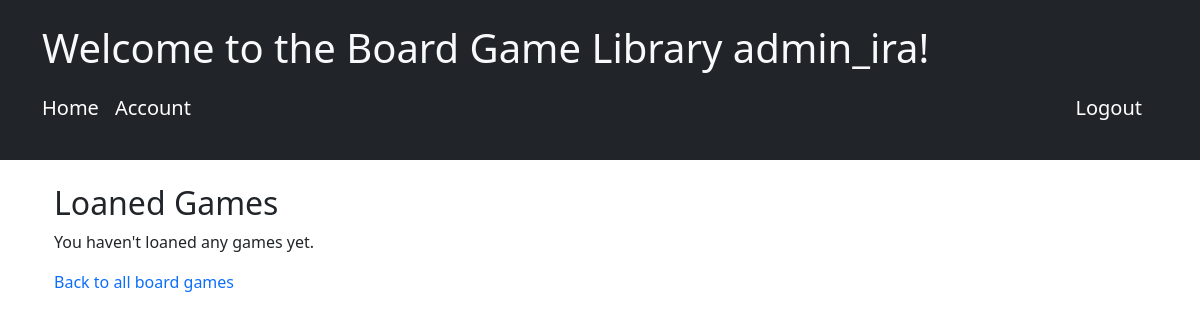
/loaned_games/ (signed in), run on an earlier commit of the app's database.
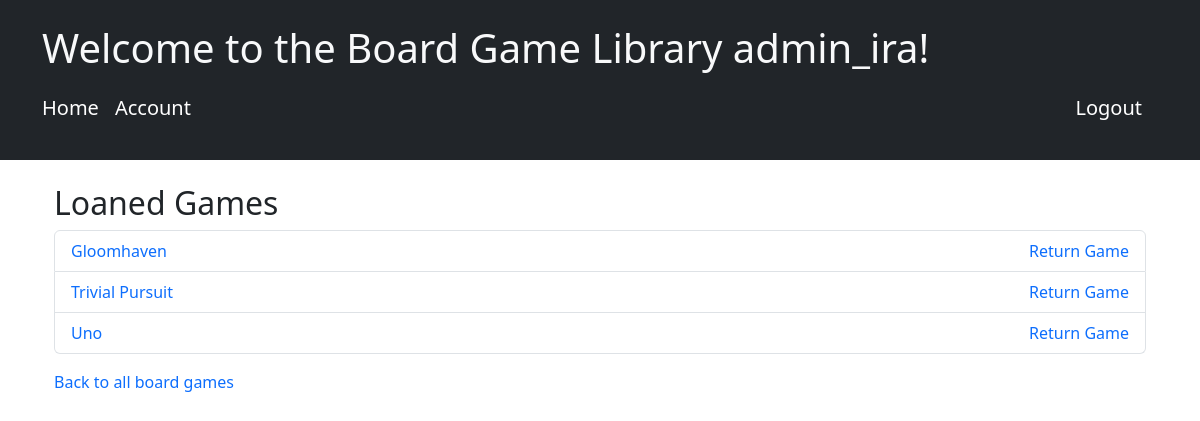
And on a later commit of the database.
### app_app/models.py (models this page shows, shortened)
class BoardGame(models.Model):
    name = models.CharField(max_length=100)
    genre = models.CharField(max_length=100, default='none')
    max_players = models.PositiveIntegerField(default=1)
    play_time = models.FloatField(default=1.0)
    owner = models.ForeignKey(User, on_delete=models.CASCADE, related_name='owned_games')
    available = models.BooleanField(default=True)
    loaned_to = models.ForeignKey(User, null=True, blank=True, on_delete=models.SET_NULL, related_name='loaned_games')
    date_added = models.DateTimeField(default=timezone.now)
    date_loaned = models.DateTimeField(default=None, blank=True, null=True)
    class Meta:
        verbose_name = 'Board game'

### app_app/views.py (the view)
# urls.py: path('loaned_games/', views.loaned_games, name='loaned_games'),
@login_required
def loaned_games(request):
    user = request.user # Get user
    user_loaned = BoardGame.objects.filter(loaned_to = user) # Get games loaned to user
    return render(request, 'loaned_games.html', {'user_loaned': user_loaned})

### app_app/templates/loaned_games.html
{% extends 'base.html' %}
{% block content %}
<div class="container mt-4">
  <h2>Loaned Games</h2>
  {% if user_loaned %}
    <ul class="list-group">
      {% for game in user_loaned %}
      <li class="list-group-item d-flex justify-content-between align-items-center">
        <a href="{% url 'board_game_detail' game.id %}" class="text-decoration-none">{{ game.name }}</a>
        <a href="{% url 'return_board_game' game.id %}" class="text-decoration-none">Return Game</a>
      </li>
      {% endfor %}
    </ul>
  {% else %}
    <p>You haven't loaned any games yet.</p>
  {% endif %}
  <p class="mt-3">
    <a href="{% url 'all_board_games' %}" class="text-decoration-none">Back to all board games</a>
  </p>
</div>
{% endblock %}

What changed in the data, as far as the page shows it:
now on this page (row edited): BoardGame: name "Gloomhaven"
now on this page (row edited): BoardGame: name "Trivial Pursuit"
now on this page (row edited): BoardGame: name "Uno"
Also different on the page:
text no longer shown: "You haven't loaned any games yet."
